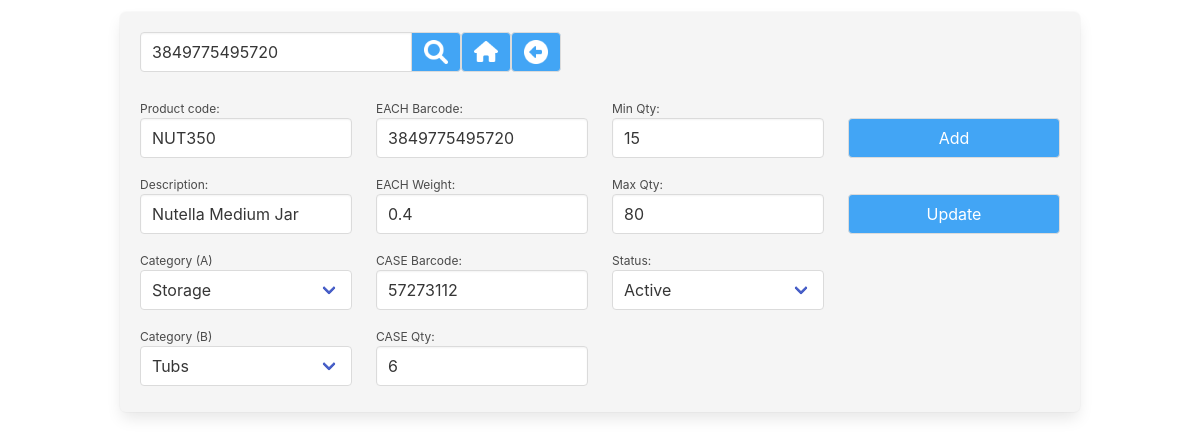
The page /geb_view_mgr_products.php?product=3849775495720 (signed in) on the database its author committed.
### tables this page shows
CREATE TABLE "geb_product" (
	"prod_pkey"	INTEGER,
	"prod_code"	TEXT,
	"prod_desc"	TEXT,
	"prod_category_a"	INTEGER DEFAULT 0,
	"prod_category_b"	INTEGER DEFAULT 0,
	"prod_each_barcode"	TEXT,
	"prod_each_weight"	TEXT,
	"prod_case_barcode"	TEXT,
	"prod_case_qty"	INTEGER DEFAULT 0,
	"prod_min_qty"	INTEGER DEFAULT 0,
	"prod_max_qty"	INTEGER DEFAULT 0,
	"prod_disabled"	INTEGER DEFAULT 0,
	PRIMARY KEY("prod_pkey" AUTOINCREMENT)
);

### lib_login.php (called while the page is built, shortened)
<?php
class Login
{
	private $user_is_logged_in = false;
	public function is_session_started()
	{
		if (php_sapi_name() !== 'cli' )
		{
			if ( version_compare(phpversion(), '5.4.0', '>=') )
			{
				return session_status() === PHP_SESSION_ACTIVE ? TRUE : FALSE;
			}
		}
		return FALSE;
	}
	private function loginWithSessionData()
	{
		$this->user_is_logged_in = true;
	}
	public function isUserLoggedIn()
	{
		return $this->user_is_logged_in;
	}
}

### lib_system.php (called while the page is built, shortened)
<?php
$box_size_str	=	'height:64px;';
function leave_numbers_only($input_string)
{
	return preg_replace('/[^0-9]/', '', trim($input_string));
}
function convert_dec_to_bin_with_padding($dec_value)
{
	$x	=	decbin($dec_value);
	return str_pad($x, 16, '0', STR_PAD_LEFT);
}
function core_acl_cookie_check($cookie_value)
{
	$outcome		=	false;
	$cookie_value	=	leave_numbers_only($cookie_value);
	if ($cookie_value == 1)	{	$outcome = true;	}
	return $outcome;
}
function is_it_enabled($cookie)
{
	$cookie_array	=	convert_dec_to_bin_with_padding(leave_numbers_only($cookie));
	return core_acl_cookie_check($cookie_array[1]);
}
function can_user_add($cookie)
{
	$cookie_array	=	convert_dec_to_bin_with_padding(leave_numbers_only($cookie));
	return core_acl_cookie_check($cookie_array[2]);
}
function can_user_update($cookie)
{
	$cookie_array	=	convert_dec_to_bin_with_padding(leave_numbers_only($cookie));
	return core_acl_cookie_check($cookie_array[3]);
}

### geb_view_mgr_products.php (the view, shortened to what this page needs)
<?php
require_once('lib_login.php');
$login = new Login();
if ($login->isUserLoggedIn() == true)
{
	require_once('lib_system.php');
	if (is_it_enabled($_SESSION['menu_mgr_products']))
	{
		require_once("lib_db_conn.php");
		$product_or_barcode		=	"";
		if (isset($_GET["product"]))
		{
			$product_or_barcode		=	trim($_GET["product"]);
		}
?>
<!DOCTYPE html>
<html lang="en">
<head>
	<link rel="stylesheet" href="css/bulma.css">
	<link rel="stylesheet" href="css/custom.css">
</head>
<body onLoad=''>
<?php
		echo '<div class="blank_space_12px"></div>';
		echo '<section class="section is-paddingless">';
		echo	'<div class="container box has-background-light">';
		$page_form	=	'';
		$page_form	.=	'<form action="geb_view_mgr_products.php" method="get">';
			$page_form	.=	'<div class="field has-addons">';
				$page_form	.=	'<p class="control">';
				$page_form	.=		'<input class="input" type="text" id="product" name="product" placeholder="' . $mylang['product_code'] . '" value="' . $product_or_barcode . '">';
				$page_form	.=	'</p>';
				$page_form	.=	'<p class="control">';
				$page_form	.=		'<button class="button manager_class iconSearch" style="width:50px;" type="submit"></button>';
				$page_form	.=	'</p>';
			$page_form	.=	'</div>';
		$page_form	.=	'</form>';
		$page_form	.=	'<p class="control">';
		$menu_link	=	"'index.php'";
		$page_form	.=		'<button class="button manager_class iconHome" style="width:50px;" onClick="open_link(' . $menu_link . ');"></button>';
		$page_form	.=	'</p>';
		$page_form	.=	'<p class="control">';
		$page_form	.=		'<button class="button manager_class iconBackArrow" style="width:50px;" onClick="goBack();"></button>';
		$page_form	.=	'</p>';
				echo '<nav class="level">
					<div class="level-left">
					<div class="level-item">
				' . $page_form . '
					</div>
					</div>
				</nav>';
	try
	{
		$is_barcode	=	false;
		if (is_numeric($product_or_barcode))	{	$is_barcode	=	true;	}
		$sql	=	'
			SELECT
			*
			FROM
			geb_product
			WHERE
		';
		if ($is_barcode)
		{
			$sql	.=	' prod_each_barcode = :iprod_each_bar OR prod_case_barcode = :iprod_case_bar ';
		}
		else
		{
			$sql	.=	' prod_code = :iprod_code ';
		}
		$columns_html	=	'';
		$prod_pkey			=	0;
		$prod_code			=	"";
		$prod_desc			=	"";
		$prod_category_a	=	0;
		$prod_category_b	=	0;
		$prod_each_barcode	=	"";
		$prod_each_weight	=	"";
		$prod_case_barcode	=	"";
		$prod_case_qty		=	0;
		$prod_min_qty		=	0;
		$prod_max_qty		=	0;
		$prod_disabled		=	0;
		$category_arr		=	array();
		if ($stmt = $db->prepare($sql))
		{
			if ($is_barcode)
			{
				$stmt->bindValue(':iprod_each_bar',	$product_or_barcode,	PDO::PARAM_STR);
				$stmt->bindValue(':iprod_case_bar',	$product_or_barcode,	PDO::PARAM_STR);
			}
			else
			{
				$stmt->bindValue(':iprod_code',	$product_or_barcode,		PDO::PARAM_STR);
			}
			$stmt->execute();
			while($row = $stmt->fetch(PDO::FETCH_ASSOC))
			{
				$prod_pkey				=	leave_numbers_only($row['prod_pkey']);
				$prod_code				=	trim($row['prod_code']);
				$prod_desc				=	trim($row['prod_desc']);
				$prod_category_a		=	leave_numbers_only($row['prod_category_a']);
				$prod_category_b		=	leave_numbers_only($row['prod_category_b']);
				$prod_each_barcode		=	trim($row['prod_each_barcode']);
				$prod_each_weight		=	trim($row['prod_each_weight']);
				$prod_case_barcode		=	trim($row['prod_case_barcode']);
				$prod_case_qty			=	leave_numbers_only($row['prod_case_qty']);
				$prod_min_qty			=	leave_numbers_only($row['prod_min_qty']);
				$prod_max_qty			=	leave_numbers_only($row['prod_max_qty']);
				$prod_disabled			=	leave_numbers_only($row['prod_disabled']);
			}
			$sql	=	'
					SELECT
					cat_pkey,
					cat_name,
					cat_a,
					cat_b
					FROM
					geb_category
					WHERE
					cat_disabled = 0
			';
			if ($stmt = $db->prepare($sql))
			{
				$stmt->execute();
				while($row = $stmt->fetch(PDO::FETCH_ASSOC))
				{
					$category_arr[]	=	$row;
				}
			}
			$category_a_html	=	'<option value="0"';
			$category_a_html	.=	'>' . $mylang['none'] . '</option>';
			foreach ($category_arr as $category_item)
			{
				if ($category_item['cat_a'] == 1)
				{
					$category_a_html	.=	'<option value="' . leave_numbers_only($category_item['cat_pkey']) . '"';
					if ($prod_category_a == leave_numbers_only($category_item['cat_pkey']))	{	$category_a_html	.=	' selected';	}
					$category_a_html	.=	'>' . $category_item['cat_name'] . '</option>';
				}
			}
			$category_b_html	=	'<option value="0"';
			$category_b_html	.=	'>' . $mylang['none'] . '</option>';
			foreach ($category_arr as $category_item)
			{
				if
				(
					($category_item['cat_a'] == 0)
					AND
					($category_item['cat_b'] == $prod_category_a)
				)
				{
					$category_b_html	.=	'<option value="' . leave_numbers_only($category_item['cat_pkey']) . '"';
					if ($prod_category_b == leave_numbers_only($category_item['cat_pkey']))	{	$category_b_html	.=	' selected';	}
					$category_b_html	.=	'>' . $category_item['cat_name'] . '</option>';
				}
			}
			$columns_html	.=	'<div class="columns">';
			$columns_html	.=	'<div class="column is-3">';
				$status_html	=	'<option value="0"';
				if ($prod_disabled == 0)	{	$status_html	.=	' selected';	}
				$status_html	.=	'>' . $mylang['active'] . '</option>';
				$status_html	.=	'<option value="1"';
				$status_html	.=	'>' . $mylang['disabled'] . '</option>';
			$details_html	=	'
<div class="field" style="'. $box_size_str .'">
	<p class="help">' . $mylang['product_code'] . ':</p>
	<div class="control">
		<input id="id_product_code" class="input is-normal" type="text" placeholder="e.g. CLSPMRD" value="'. $prod_code .'" name="id_product_code" required>
	</div>
</div>
<div class="field" style="'. $box_size_str .'">
	<p class="help">' . $mylang['description'] . ':</p>
	<div class="control">
		<input id="id_product_description" class="input is-normal" type="text" placeholder="Collection Sports Medium Red" value="'. $prod_desc . '" name="id_product_description">
	</div>
</div>
<div class="field" style="' . $box_size_str . '">
	<p class="help">' .	$mylang['category'] . ' (A)</p>
	<div class="field is-narrow">
	  <div class="control">
		<div class="select is-fullwidth">
			<select id="id_category_a">' . $category_a_html . '
			</select>
		</div>
	  </div>
	</div>
</div>
<div class="field" style="' . $box_size_str . '">
	<p class="help">' .	$mylang['category'] . ' (B)</p>
	<div class="field is-narrow">
	  <div class="control">
		<div class="select is-fullwidth">
			<select id="id_category_b">' . $category_b_html . '
			</select>
		</div>
	  </div>
	</div>
</div>
';
			$columns_html	.=	$details_html;
			$columns_html	.=	'</div>';
			$columns_html	.=	'<div class="column is-3">';
			$details_html	=	'
<div class="field" style="'. $box_size_str .'">
	<p class="help">' . $mylang['each_barcode'] . ':</p>
	<div class="control">
		<input id="id_each_barcode" class="input is-normal" type="text" placeholder="87341285732154" value="'. $prod_each_barcode .'" name="id_each_barcode">
	</div>
</div>
<div class="field" style="'. $box_size_str .'">
	<p class="help">' . $mylang['each_weight'] . ':	</p>
	<div class="control">
		<input id="id_each_weight" class="input is-normal" type="text" placeholder="4.25" value="'. $prod_each_weight . '" name="id_each_weight">
	</div>
</div>
<div class="field" style="'. $box_size_str .'">
	<p class="help">' . $mylang['case_barcode'] . ':</p>
	<div class="control">
		<input id="id_case_barcode" class="input is-normal" type="text" placeholder="51682361869185" value="'. $prod_case_barcode. '" name="id_case_barcode">
	</div>
</div>
<div class="field" style="'. $box_size_str .'">
	<p class="help">' . $mylang['case_qty'] . ':</p>
	<div class="control">
		<input id="id_case_qty" class="input is-normal" type="text" placeholder="12" value="'. $prod_case_qty. '" name="id_case_qty">
	</div>
</div>';
			$columns_html	.=	$details_html;
			$details_html	=	"";
			$columns_html	.=	'</div>';
			$columns_html	.=	'<div class="column is-3">';
			$columns_html	.=	'
<div class="field" style="'. $box_size_str .'">
	<p class="help">' . $mylang['min_qty'] . ':</p>
	<div class="control">
		<input id="id_min_qty" class="input is-normal" type="text" placeholder="20" value="'. $prod_min_qty . '" name="id_min_qty">
	</div>
</div>
<div class="field" style="'. $box_size_str .'">
	<p class="help">' . $mylang['max_qty'] . ':</p>
	<div class="control">
		<input id="id_max_qty" class="input is-normal" type="text" placeholder="100" value="'. $prod_max_qty . '" name="id_max_qty">
	</div>
</div>
<div class="field" style="'. $box_size_str .'">
	<p class="help">' . $mylang['status'] . ':</p>
	<div class="field is-narrow">
	  <div class="control">
		<div class="select is-fullwidth">
			<select id="id_disabled" name="id_disabled">' . $status_html . '
			</select>
		</div>
	  </div>
	</div>
</div>
';
			$columns_html	.=	'</div>';
			$columns_html	.=	'<div class="column is-3">';
if (can_user_add($_SESSION['menu_mgr_products']))
{
	$details_html	.=	'
	<div class="field" style="'. $box_size_str .'">
		<p class="help">&nbsp;</p>
		<div class="control">
			<button class="button manager_class is-fullwidth"  onclick="add_product();">' . $mylang['add'] . '</button>
		</div>
	</div>';
}
if (can_user_update($_SESSION['menu_mgr_products']))
{
	$details_html	.=	'
	<div class="field" style="'. $box_size_str .'">
		<p class="help">&nbsp;</p>
		<div class="control">
			<button class="button manager_class is-fullwidth"  onclick="update_product();">' . $mylang['update'] . '</button>
		</div>
	</div>';
}
$details_html	.=	'
<div class="field" style="'. $box_size_str .'">
	<p class="help">&nbsp;</p>
	<div class="control">
		<input id="id_hidden" class="input is-normal" type="hidden" value="' . $prod_pkey . '">
	</div>
</div>';
			$columns_html	.=	$details_html;
			$columns_html	.=	'</div>';
			$columns_html	.=	'</div>';
			echo	$columns_html;
		}
		else
		{
			echo 'Details Query Failed!';
		}
	}
	catch(PDOException $e)
	{
		print_message(1, $e->getMessage());
	}
		echo '</div>';
	echo '</section>';
	}
	else
	{
		include('not_logged_in.php');
	}
}
else
{
    include('not_logged_in.php');
}
?>
</body>
</html>

### css/custom.css (style rules this page uses)
.manager_class { background-color: #42A5F5; color: white; }
.blank_space_12px { display: block; height: 12px; }
.iconBackArrow { background-image: url(../images/icon_back.png); background-repeat: no-repeat; background-position: center; background-size: 24px; }
.iconHome { background-image: url(../images/icon_home.png); background-repeat: no-repeat; background-position: center; background-size: 24px; }
.iconSearch { background-image: url(../images/icon_search.png); background-repeat: no-repeat; background-position: center; background-size: 24px; }

### rows shown on the page
geb_product: id_product_code "NUT350", id_product_description "Nutella Medium Jar", id_each_barcode "3849775495720", id_each_weight "0.4", id_case_barcode "57273112", id_case_qty "6", id_min_qty "15", id_max_qty "80", id_disabled "Active"

### other values the page prints
$mylang['product_code'] "Product code"
$mylang['description'] "Description"
$mylang['category'] "Category"
$mylang['each_barcode'] "EACH Barcode"
$mylang['each_weight'] "EACH Weight"
$mylang['case_barcode'] "CASE Barcode"
$mylang['case_qty'] "CASE Qty"
$mylang['min_qty'] "Min Qty"
$mylang['max_qty'] "Max Qty"
$mylang['status'] "Status"
$mylang['add'] "Add"
$mylang['update'] "Update"
form field value "Storage"
form field value "Tubs"
